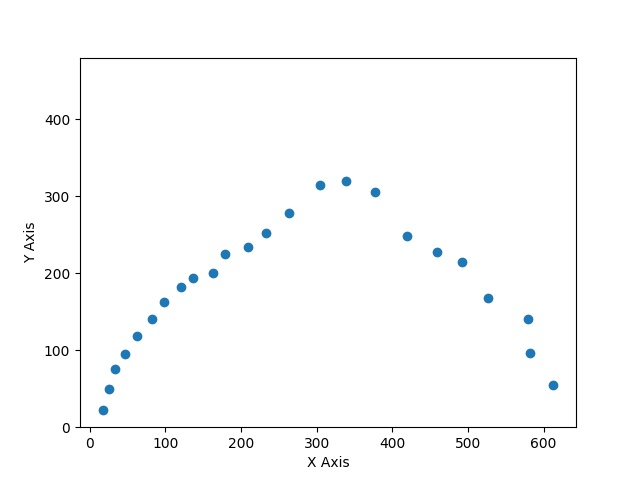
#> input picture Scattered Data With Noise.jpg, 640 x 480 px
$ python -i myUtils.py   (imports and definitions only)
#> lines starting #> are read from the running program, lines starting #| are printed output that depends on the picture; after the words box and inside, x2 and y2 are one past the last pixel; in counts of white or black regions, pixels touching at a corner belong together
#> further down, picture is the input picture: shape (480, 640, 3); mean B, G, R 251.9, 251.6, 251.1
#!/usr/bin/python3

# ========================================
# ENPM673 Spring 2021: Perception for Autonomous Robotics
# Utils for Homework-1 - imported by other python files
#
# Functions:
# 1) calculate_svd - calculate SVD
# 2) calculate_least_square - calculate least square coefficients
# 3) calculate_total_least_square - calculate total least square coefficients
# 4) calculate_RANSAC - calculate RANSAC coefficients
# 5) centroid - calculate centroid of an image
#
# Author: Siddharth Telang(stelang@umd.edu)
# ========================================

from numpy import array
from numpy.linalg import linalg
from numpy.linalg import inv
import cv2
import math
import matplotlib.pyplot as plt
import numpy as np
import random

# [81 lines left out: functions calculate_svd, calculate_least_square, calculate_total_least_square, calculate_RANSAC, not called in this run]


# Function to calculate the centroid of an object
def centroid(image):
    image = cv2.cvtColor(image, cv2.COLOR_BGR2GRAY)
    ret, th = cv2.threshold(image,215, 255, cv2.THRESH_BINARY_INV)
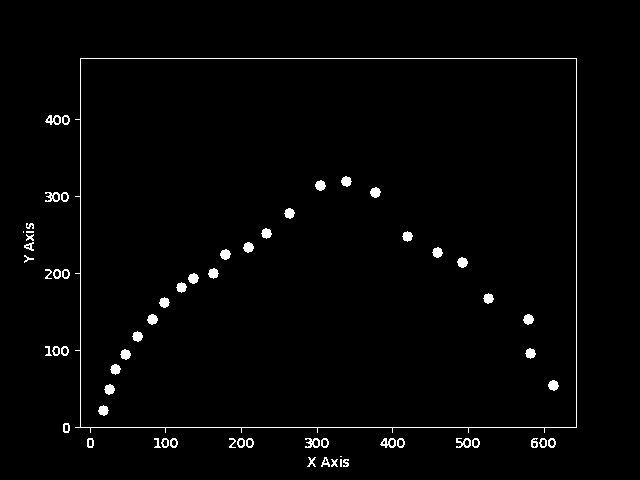
#> th: shape (480, 640); 1.8% white; 64 white regions (4 under 20 px), largest, box (x1, y1, x2, y2) and area: (75, 58, 577, 433) 1790, (45, 115, 61, 125) 87, (315, 180, 326, 191) 87
    # calculate the Moments
    M = cv2.moments(th)
#> M = moments, m00 1408365, centre m10/m00, m01/m00 = (279.8, 297.6)
    cX = int(M["m10"] / M["m00"])
#> cX = 279
    cY = int(M["m01"] / M["m00"])
#> cY = 297
    return cX, cY

>>> import cv2
>>> picture = cv2.imread('Scattered Data With Noise.jpg')
>>> result = centroid(picture)
#> result = (279, 297)
